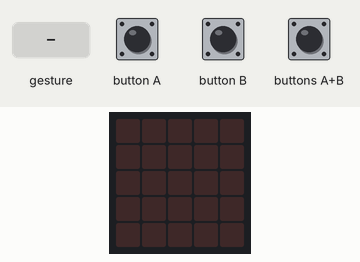
The program below on a simulated BBC micro:bit (MakeCode). Shown: the board's 5×5 LED display. Inputs (shaded band) come from the test bench. A tilt is held for 1.5 s and a shake lasts 1 s, then the board lies face up again.

Above: at 1.2 s.
1.3 s: gesture 'shake'
At 1.7 s:
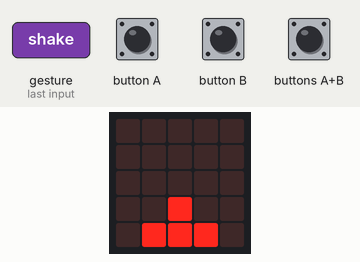
4.3 s: buttons A+B pressed for 3.2 s
At 4.5 s:
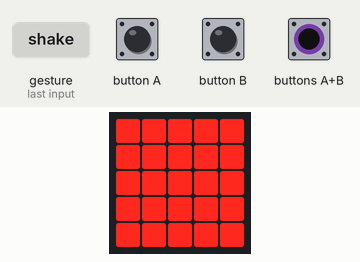
9.0 s: button A pressed for 1 s
At 9.2 s:
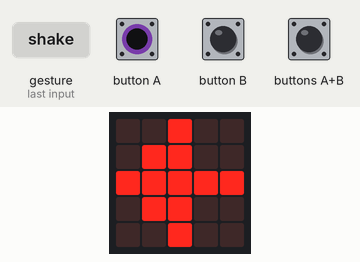
11.8 s: button B pressed for 0.15 s
At 12.0 s:
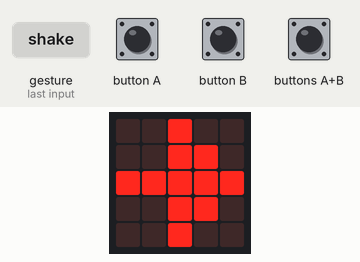
13.7 s: button B pressed for 3.2 s
18.4 s: button A pressed for 3.2 s
At 18.61 s:
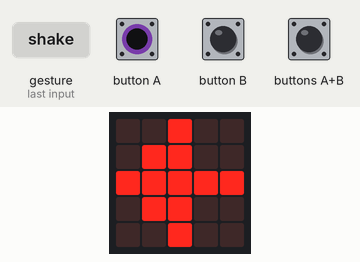
Timing chart, 0 to 21.4 s (numbered marks = the images above; inputs shaded):
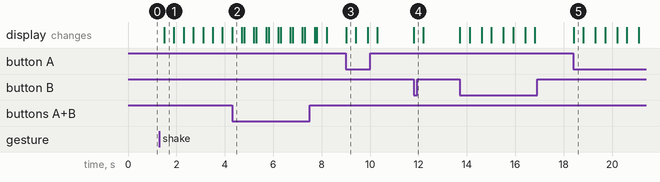

Measured:
- after the input at 1.3 s, the display: changes after 0.20 s (image 1)
- after the input at 4.3 s, the display: changes at once (image 2)
- after the input at 9.0 s, the display: changes at once (image 3)
- after the input at 11.8 s, the display: changes at once (image 4)
- after the input at 18.4 s, the display: changes at once (image 5)
- what the display in image 1 shows lasts 0.4 s, from 1.5 s to 1.9 s

The program:

main.ts
```typescript
input.onGesture(Gesture.Shake, function () {
    basic.showLeds(`
        . . . . .
        . . . . .
        . . . . .
        . . # . .
        . # # # .
        `)
    basic.clearScreen()
    basic.showLeds(`
        . . . . .
        . . . . .
        . . # . .
        . # # # .
        # # # # #
        `)
    basic.clearScreen()
    basic.showLeds(`
        . . . . .
        . . # . .
        . # # # .
        # # # # #
        . . . . .
        `)
    basic.clearScreen()
    basic.showLeds(`
        . . # . .
        . # # # .
        # # # # #
        . . . . .
        . . . . .
        `)
    basic.clearScreen()
    basic.showLeds(`
        . # # # .
        # # # # #
        . . . . .
        . . . . .
        . . . . .
        `)
    basic.clearScreen()
    basic.showLeds(`
        # # # # #
        . . . . .
        . . . . .
        . . . . .
        . . . . .
        `)
    basic.clearScreen()
})
basic.forever(function () {
    while (input.buttonIsPressed(Button.AB)) {
        basic.showLeds(`
            # # # # #
            # # # # #
            # # # # #
            # # # # #
            # # # # #
            `)
        basic.clearScreen()
        basic.pause(100)
        basic.showLeds(`
            . . . . .
            . # # # .
            . # # # .
            . # # # .
            . . . . .
            `)
        basic.clearScreen()
        basic.pause(100)
        basic.showLeds(`
            . . . . .
            . . . . .
            . . # . .
            . . . . .
            . . . . .
            `)
        basic.clearScreen()
        basic.pause(100)
        basic.showLeds(`
            . . . . .
            . # # # .
            . # # # .
            . # # # .
            . . . . .
            `)
        basic.clearScreen()
        basic.pause(100)
    }
    while (input.buttonIsPressed(Button.A)) {
        basic.showLeds(`
            . . # . .
            . # # . .
            # # # # #
            . # # . .
            . . # . .
            `)
        basic.clearScreen()
        basic.pause(500)
    }
    while (input.buttonIsPressed(Button.B)) {
        basic.showLeds(`
            . . # . .
            . . # # .
            # # # # #
            . . # # .
            . . # . .
            `)
        basic.clearScreen()
        basic.pause(500)
    }
})
```

test.ts
```typescript
// aquí va el archivo "tests"; esto no se compilará cuando este paquete se utilice como una extensión.
```
